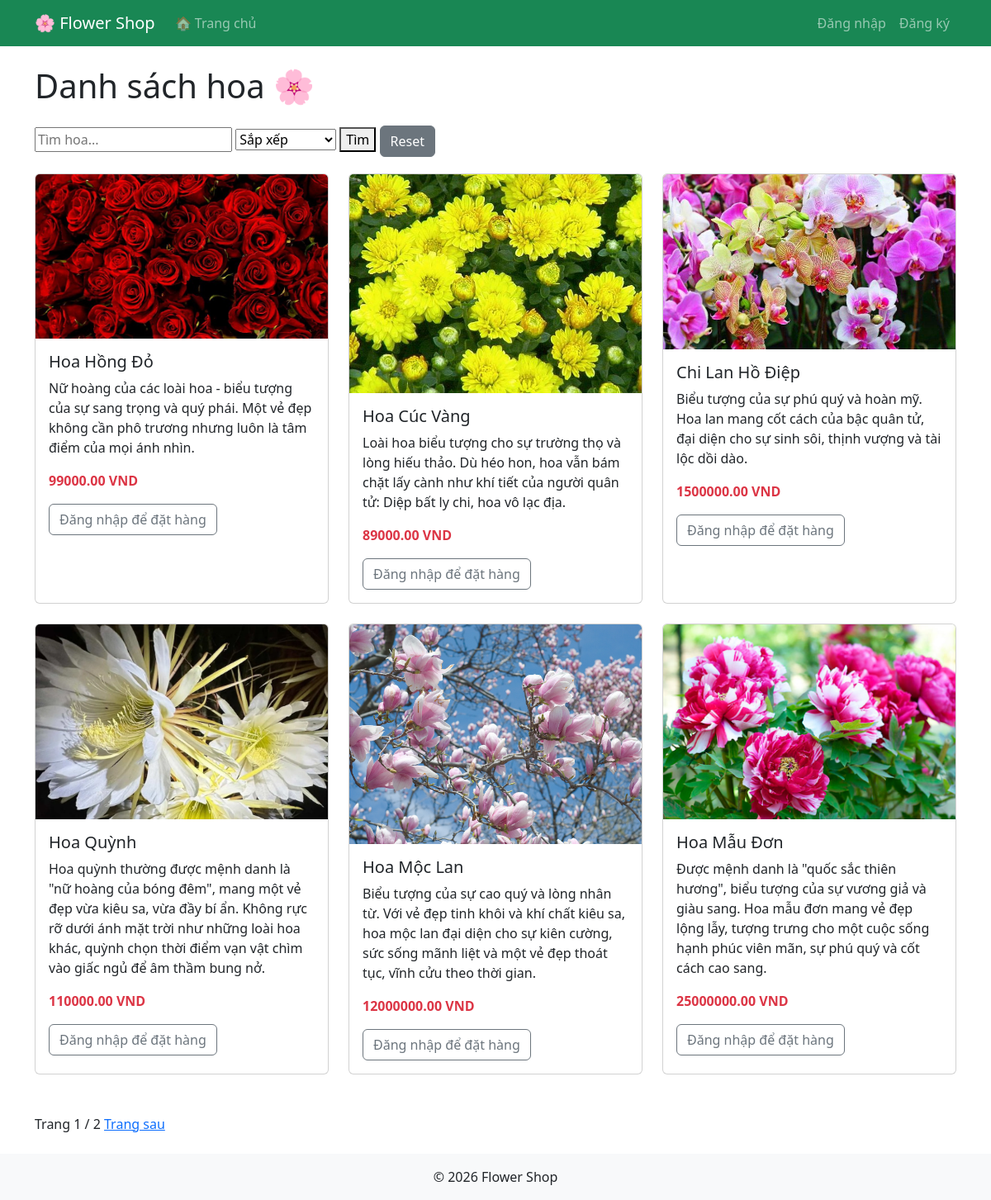
The page / on the database its author committed.
### core/models.py (models this page shows, shortened)
class Product(models.Model):
    category = models.ForeignKey(
        Category,
        on_delete=models.CASCADE,
        related_name='products'
    )
    name = models.CharField(max_length=200)
    price = models.DecimalField(max_digits=10, decimal_places=2)
    description = models.TextField()
    image = models.ImageField(upload_to='products/', blank=True, null=True)
    stock = models.IntegerField(default=0)
    is_active = models.BooleanField(default=True)
    created_at = models.DateTimeField(auto_now_add=True)

### core/views.py (the view)
# urls.py: 2. Add a URL to urlpatterns:  path('', views.home, name='home')
def home(request):
    products = Product.objects.all()
    search = request.GET.get('search')
    sort = request.GET.get('sort')
    if search:
        products = products.filter(name__icontains=search)
    if sort == 'price_asc':
        products = products.order_by('price')
    if sort == 'price_desc':
        products = products.order_by('-price')
    paginator = Paginator(products, 6)
    page_number = request.GET.get('page')
    products = paginator.get_page(page_number)
    return render(request, 'core/home.html', {'products': products})

### core/templates/core/home.html (shortened to what this page needs)
{% extends 'core/base.html' %}
{% block content %}
<h1 class="mb-4">Danh sách hoa 🌸</h1>
<form method="GET" style="margin-bottom:20px;">
    <input type="text" name="search" placeholder="Tìm hoa...">
    <select name="sort">
        <option value="">Sắp xếp</option>
    </select>
    <button type="submit">Tìm</button>
    <a href="{% url 'home' %}" class="btn btn-secondary">
Reset
</a>
</form>
<div class="row">
    {% for product in products %}
    <div class="col-md-4 mb-4">
        <div class="card h-100">
            {% if product.image %}
            <img src="{{ product.image.url }}" class="card-img-top" alt="{{ product.name }}">
            {% endif %}
            <div class="card-body">
                <h5 class="card-title">{{ product.name }}</h5>
                <p class="card-text">{{ product.description }}</p>
                <p class="fw-bold text-danger">
                    {{ product.price }} VND
                </p>
                {% if user.is_authenticated %}
                <form method="POST" action="{% url 'place_order' product.id %}">
                {% csrf_token %}
                <select name="payment_method" class="form-select mb-2">
                <option value="cod">
                    Thanh toán khi nhận hàng (COD)
                </option>
                <option value="bank">
                    Chuyển khoản ngân hàng
                </option>
                </select>
                <button type="submit" class="btn btn-success">
                    Đặt hàng
                </button>
                </form>
                {% else %}
            <a href="{% url 'login' %}"
                class="btn btn-outline-secondary">
                    Đăng nhập để đặt hàng
            </a>
                {% endif %}
            </div>
        </div>
    </div>
    {% empty %}
    <p>Chưa có sản phẩm nào.</p>
    {% endfor %}
</div>
<div class="mt-4">
<span>Trang {{ products.number }} / {{ products.paginator.num_pages }}</span>
{% if products.has_next %}
<a href="?page={{ products.next_page_number }}&search={{ request.GET.search }}&sort={{ request.GET.sort }}">
Trang sau
</a>
{% endif %}
</div>
{% endblock %}

### rows shown on the page
Product: image (picture), name "Hoa Hồng Đỏ", description "Nữ hoàng của các loài hoa - biểu tượng của sự sang trọng và quý phái. Một vẻ đẹp không cần phô trương nhưng luôn là tâm điểm của mọi ánh nhìn.", price "99000.00"
Product: image (picture), name "Hoa Cúc Vàng", description "Loài hoa biểu tượng cho sự trường thọ và lòng hiếu thảo. Dù héo hon, hoa vẫn bám chặt lấy cành như khí tiết của người quân tử: Diệp bất ly chi, hoa vô lạc địa.", price "89000.00"
Product: image (picture), name "Chi Lan Hồ Điệp", description "Biểu tượng của sự phú quý và hoàn mỹ. Hoa lan mang cốt cách của bậc quân tử, đại diện cho sự sinh sôi, thịnh vượng và tài lộc dồi dào.", price "1500000.00"
Product: image (picture), name "Hoa Quỳnh", description "Hoa quỳnh thường được mệnh danh là \"nữ hoàng của bóng đêm\", mang một vẻ đẹp vừa kiêu sa, vừa đầy bí ẩn. Không rực rỡ dưới ánh mặt trời như những loài hoa khác, quỳnh chọn thời điểm vạn vật chìm vào giấc ngủ để âm thầm bung nở.", price "110000.00"
Product: image (picture), name "Hoa Mộc Lan", description "Biểu tượng của sự cao quý và lòng nhân từ. Với vẻ đẹp tinh khôi và khí chất kiêu sa, hoa mộc lan đại diện cho sự kiên cường, sức sống mãnh liệt và một vẻ đẹp thoát tục, vĩnh cửu theo thời gian.", price "12000000.00"
Product: image (picture), name "Hoa Mẫu Đơn", description "Được mệnh danh là \"quốc sắc thiên hương\", biểu tượng của sự vương giả và giàu sang. Hoa mẫu đơn mang vẻ đẹp lộng lẫy, tượng trưng cho một cuộc sống hạnh phúc viên mãn, sự phú quý và cốt cách cao sang.", price "25000000.00"

### other values the page prints
{{ products.number }} "1"
{{ products.paginator.num_pages }} "2"
